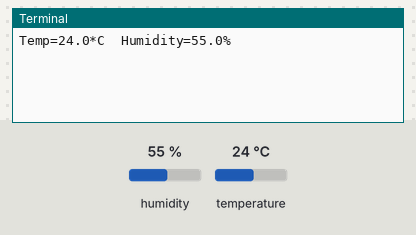
A program run on a simulated Raspberry Pi (BCM pin numbers). Shown: the last lines printed to the terminal. The test bench sets the inputs (shaded band); at power-on: humidity 55 %, temperature 24 °C. No MQTT or app messages arrive unless stated.

Above: at 1.3 s.
1.4 s: humidity set to 22 %
At 2.5 s:
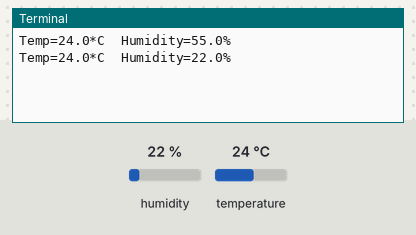
3.5 s: temperature set to 12 °C
At 4.6 s:
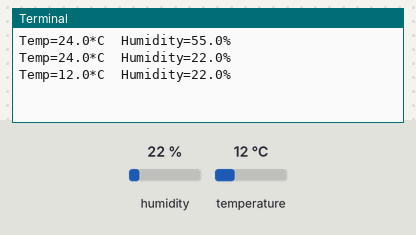
5.6 s: humidity set to 40 %
At 7.6 s:
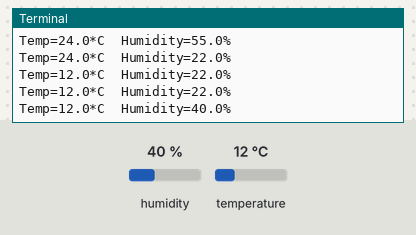
Timing chart, 0 to 9.1 s (numbered marks = the images above; inputs shaded):
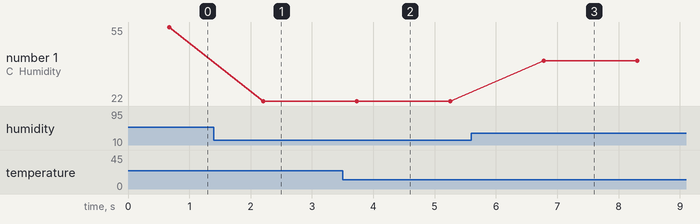

The program:

mainSensor.py
```python
import Adafruit_DHT
import paho.mqtt.client as mqtt
from time import sleep

DHT_SENSOR = Adafruit_DHT.DHT22
DHT_PIN = 4

client = mqtt.Client("mainRoomSensor")
client.connect("localhost")

while True:
    humidity, temperature = Adafruit_DHT.read_retry(DHT_SENSOR, DHT_PIN)

    if humidity is not None and temperature is not None:
        client.publish("/mainRoomSensor/sensor", str(temperature) + "_" + str(humidity))
        print("Temp={0:0.1f}*C  Humidity={1:0.1f}%".format(temperature, humidity))
    else:
        print("Failed to retrieve data from humidity sensor")

    sleep(1)
```

Measured:
- after the input at 1.4 s, the terminal: prints a new line after 0.80 s (image 1)
- after the input at 3.5 s, the terminal: prints a new line after 0.23 s (image 2)
- after the input at 5.6 s, the terminal: prints a new line after 1.2 s (image 3)
- plotted number 1: 55 → 22 after the input at 1.4 s, 22 → 40 after the input at 5.6 s
